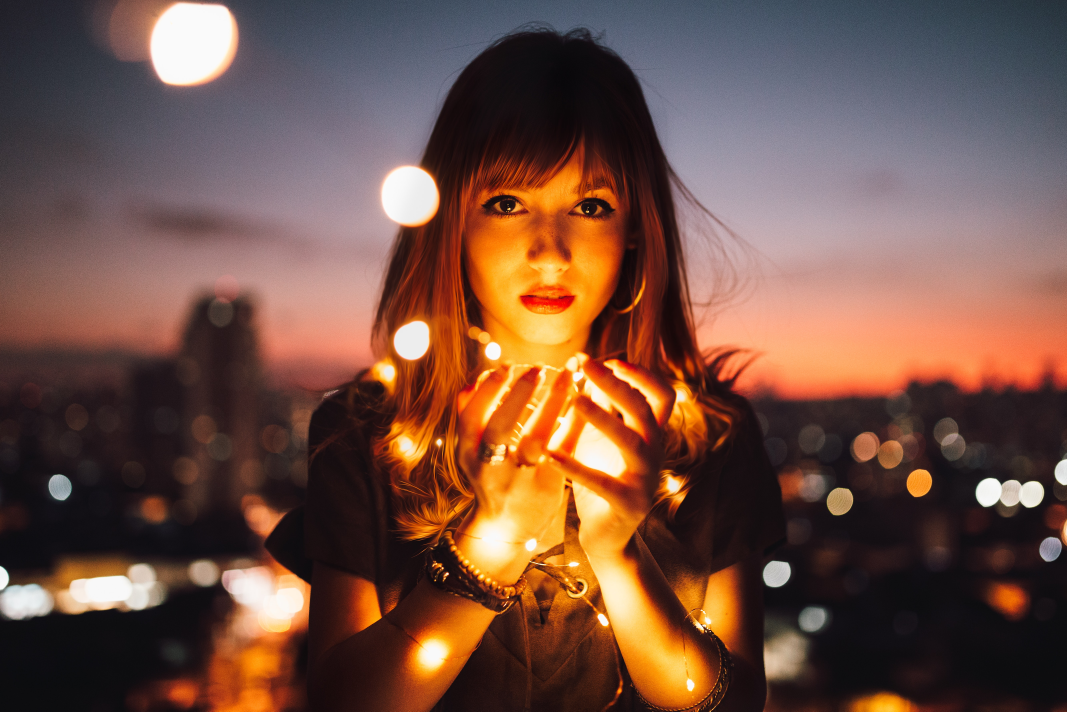
#> input picture input/girl_lights_rotated.jpg, 5335 x 3557 px (shown at 1/5 size)
$ python detect.py --inputdir input
#> lines starting #> are read from the running program, lines starting #| are printed output that depends on the picture
import argparse
import sys
from os import listdir
from os.path import isfile, join
from os import walk
from typing import Dict, List, Tuple
from collections import defaultdict

import imagehash
import numpy as np
from PIL import Image


def calculate_signature(image_file: str, hash_size: int) -> np.ndarray:
    """
    Calculate the dhash signature of a given file

    Args:
        image_file: the image (path as string) to calculate the signature for
        hash_size: hash size to use, signatures will be of length hash_size^2

    Returns:
        Image signature as Numpy n-dimensional array or None if the file is not a PIL recognized image
    """
#> called with image_file = 'input/girl_lights_rotated.jpg', hash_size = 16
    pil_image = Image.open(image_file).convert("L").resize(
                        (hash_size+1, hash_size),
                        Image.Resampling.LANCZOS)
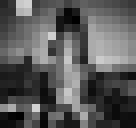
#> pil_image: PIL image 17x16 L (shown 8 times larger); min 0, max 209, mean 88.9
    dhash = imagehash.dhash(pil_image, hash_size)
    signature = dhash.hash.flatten()
    pil_image.close()
    return signature


def find_near_duplicates(input_dir: str, threshold: float, hash_size: int, bands: int,include_SubFolders:bool ) -> List[Tuple[str, str, float]]:
    """
    Find near-duplicate images

    Args:
        input_dir: Directory with images to check
        threshold: Images with a similarity ratio >= threshold will be considered near-duplicates
        hash_size: Hash size to use, signatures will be of length hash_size^2
        bands: The number of bands to use in the locality sensitve hashing process
        include_SubFolders: Whether to include subfolders in the directory

    Returns:
        A list of near-duplicates found. Near duplicates are encoded as a triple: (filename_A, filename_B, similarity)
    """
    rows: int = int(hash_size**2/bands)
    signatures = dict()
    hash_buckets_list: List[Dict[str, List[str]]] = [dict() for _ in range(bands)]

    # Build a list of candidate files in given input_dir
    file_list = list()
    if(include_SubFolders):
        for root, dirs, files in walk(input_dir):
            for f in files:
                full_path = join(root, f)
                if isfile(full_path):
                    file_list.append(full_path)

    else:
        file_list = [join(input_dir, f) for f in listdir(input_dir) if isfile(join(input_dir, f))]

    # Iterate through all files in input directory
    for fh in file_list:
        try:

            signature = calculate_signature(fh, hash_size)
        except IOError:
            print("Not a PIL image encountered")
            # Not a PIL image, skip this file
            continue

        # Keep track of each image's signature
        signatures[fh] = np.packbits(signature)

        # Locality Sensitive Hashing
        for i in range(bands):
            signature_band = signature[i*rows:(i+1)*rows]
            signature_band_bytes = signature_band.tobytes()
            if signature_band_bytes not in hash_buckets_list[i]:
                hash_buckets_list[i][signature_band_bytes] = list()
            hash_buckets_list[i][signature_band_bytes].append(fh)

    # Build candidate pairs based on bucket membership
    candidate_pairs = set()
    for hash_buckets in hash_buckets_list:
        for hash_bucket in hash_buckets.values():
            if len(hash_bucket) > 1:
                hash_bucket = sorted(hash_bucket)
                for i in range(len(hash_bucket)):
                    for j in range(i+1, len(hash_bucket)):
                        candidate_pairs.add(
                            tuple([hash_bucket[i],hash_bucket[j]])
                        )

    # Check candidate pairs for similarity
    near_duplicates = list()
    for cpa, cpb in candidate_pairs:
        hd = int(np.bitwise_xor(
                np.unpackbits(signatures[cpa]),
                np.unpackbits(signatures[cpb])
        ).sum())

        similarity = (hash_size**2 - hd) / hash_size**2
        if similarity > threshold:
            near_duplicates.append((cpa, cpb, similarity))

    # Sort near-duplicates by descending similarity and return
    near_duplicates.sort(key=lambda x:x[2], reverse=True)
    return near_duplicates


# [47 lines left out: function group_similar_images, not called in this run]


def main(argv):
    # Argument parser
    parser = argparse.ArgumentParser(description="Efficient detection of near-duplicate images using locality sensitive hashing")
    parser.add_argument("-i", "--inputdir", type=str, default="", help="directory containing images to check")
    parser.add_argument("-t", "--threshold", type=float, default=0.9, help="similarity threshold")
    parser.add_argument("-s", "--hash-size", type=int, default=16, help="hash size to use, signature length = hash_size^2", dest="hash_size")
    parser.add_argument("-b", "--bands", type=int, default=16, help="number of bands")
    parser.add_argument("--incl", action="store_true", help="include subfolders in image search")

    args = parser.parse_args()
    input_dir = args.inputdir
    threshold = args.threshold
    hash_size = args.hash_size
    bands = args.bands
    include_subfolders = args.incl


    try:
        near_duplicates = find_near_duplicates(input_dir, threshold, hash_size, bands,include_subfolders)
        if near_duplicates:
            print(f"Found {len(near_duplicates)} near-duplicate images in {input_dir} (threshold {threshold:.2%})")
            for a,b,s in near_duplicates:
                print(f"{s:.2%} similarity: file 1: {a} - file 2: {b}")
        else:
            print(f"No near-duplicates found in {input_dir} (threshold {threshold:.2%})")
    except OSError:
        print(f"Couldn't open input directory {input_dir}")


if __name__ == "__main__":
    main(sys.argv)
#> (the call stopped at in calculate_signature, `dhash = imagehash.dhash(pil_image, hash_size)`: imagehash is not available in this run)

$ run again, on input/heavy_crop.jpg
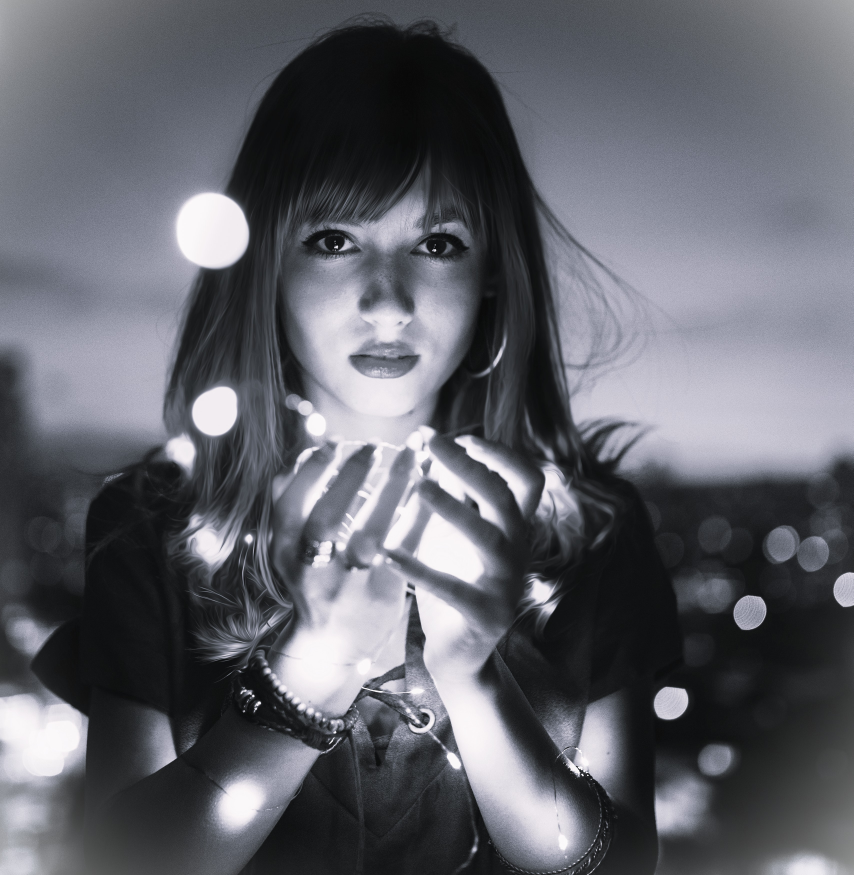
#> input picture input/heavy_crop.jpg, 3414 x 3500 px (shown at 1/4 size)
#> in calculate_signature, `pil_image = Image.open(image_file).convert("L").resize( (hash_size+1, ..`:
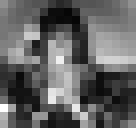
#> pil_image: PIL image 17x16 L (shown 8 times larger); min 6, max 255, mean 98.5
